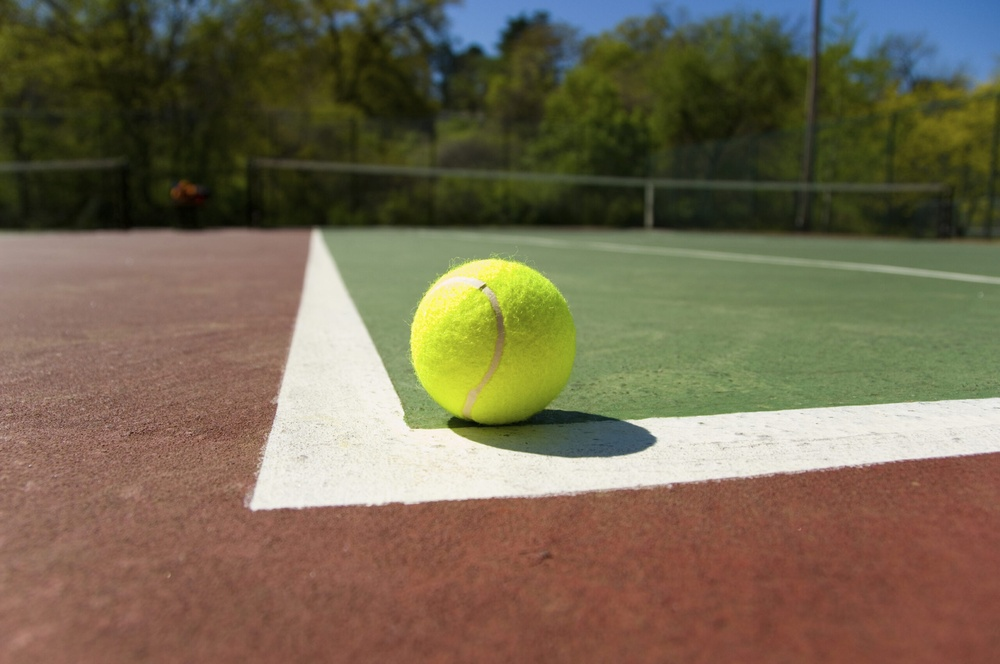
#> input picture tennis ball.jpg, 1000 x 664 px, shrunk from 2560 x 1699 before the run, found by its file name
$ jupyter execute 'Assignment1_Samanyu Arora.ipynb'
#> lines starting #> are read from the running program, lines starting #| are printed output that depends on the picture; after the words box and inside, x2 and y2 are one past the last pixel; in counts of white or black regions, pixels touching at a corner belong together
[cell 1]
import cv2
import numpy as np

[cell 2]
from google.colab import drive
drive.mount('/content/drive')

[cell 3]
import cv2
import numpy as np
from google.colab.patches import cv2_imshow

def detect_tennis_ball(image_path):
    # Load the image
#> called with image_path = '/content/tennis ball.jpg'
    image = cv2.imread(image_path)
#> image is the input picture: shape (664, 1000, 3); mean B, G, R 80.4, 103.8, 115.1
    if image is None:
        raise ValueError("Image not found or unable to load.")

    # Convert to grayscale
    gray = cv2.cvtColor(image, cv2.COLOR_BGR2GRAY)
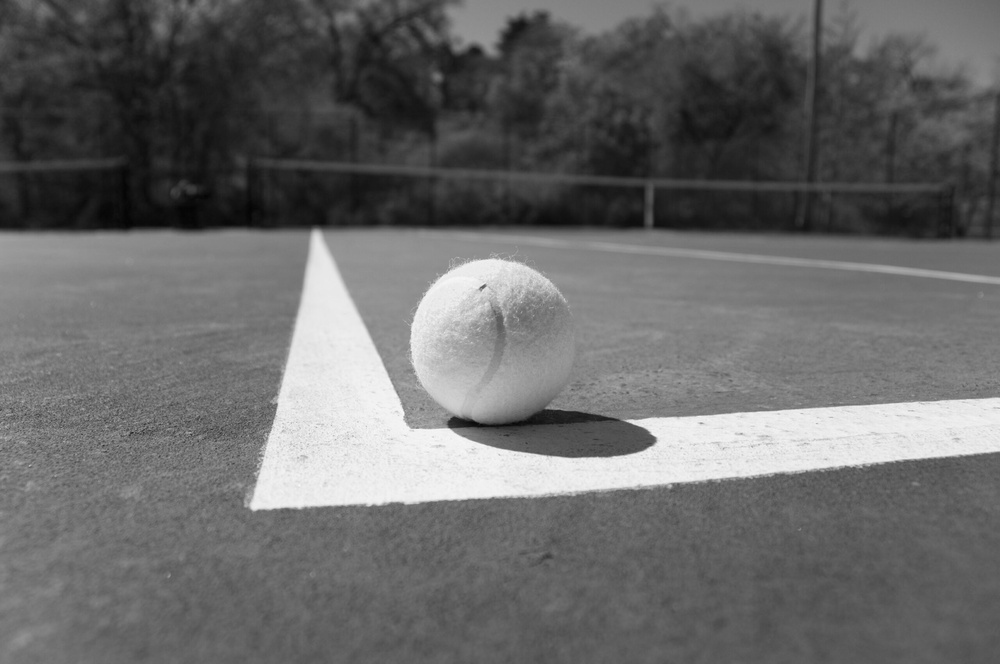
#> gray: shape (664, 1000); min 4, max 249, mean 104.5

    # Apply histogram equalization to improve contrast
    gray = cv2.equalizeHist(gray)
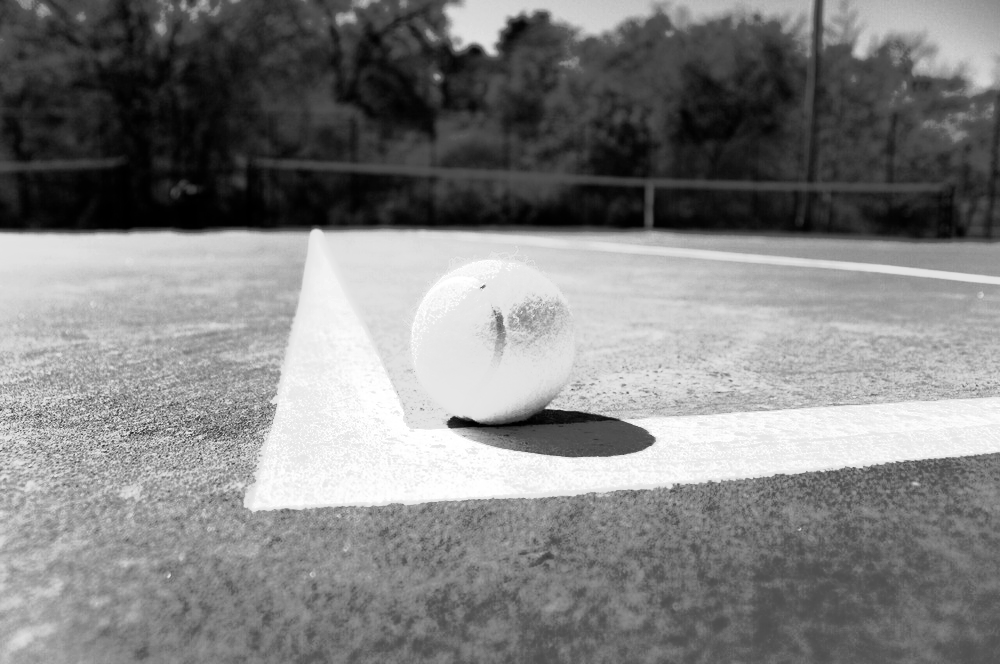
#> gray: shape (664, 1000); min 0, max 255, mean 128.4

    # Apply Gaussian blur to reduce noise and improve edge detection
    blurred = cv2.GaussianBlur(gray, (11, 11), 2)

    # Apply Canny edge detection
    edges = cv2.Canny(blurred, 30, 150)
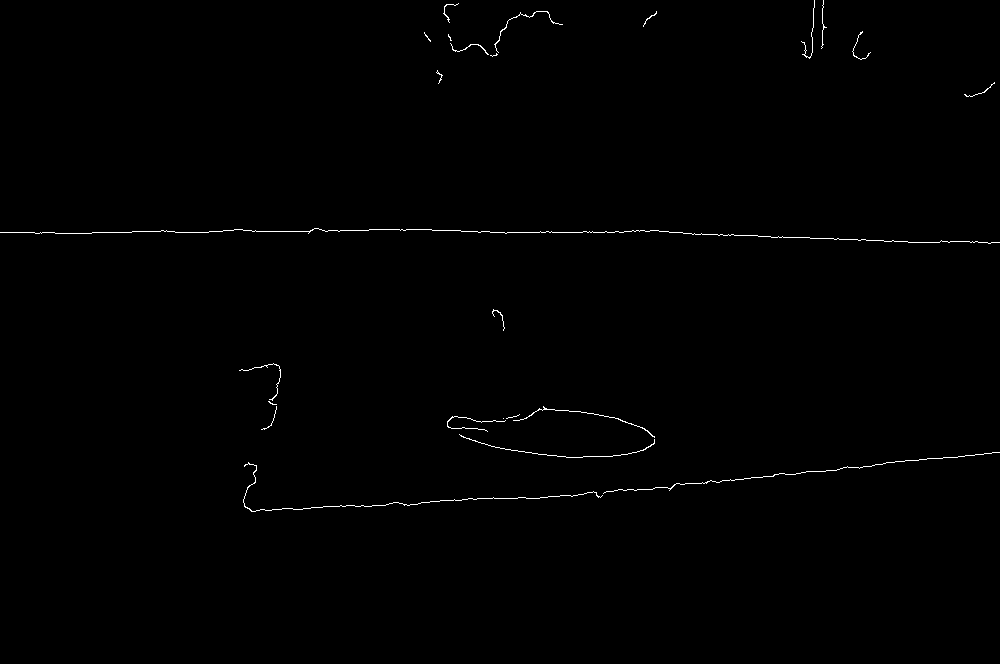
#> edges: shape (664, 1000); 0.46% white in thin lines or dots, all inside (x1, y1, x2, y2) = (0, 0, 1000, 512)

    # Apply Hough Circle Transform to find circles
    circles = cv2.HoughCircles(
        edges,
        cv2.HOUGH_GRADIENT, dp=1.2, minDist=50,
        param1=100, param2=30,
        minRadius=10, maxRadius=100
    )
#> circles = None

    # If some circles are detected, let's draw them
    if circles is not None:
        circles = np.uint16(np.around(circles))
        for i in circles[0, :]:
            # Draw the outer circle
            cv2.circle(image, (i[0], i[1]), i[2], (0, 255, 0), 4)
            # Draw the center of the circle
            cv2.circle(image, (i[0], i[1]), 2, (0, 0, 255), 3)

    # Display the result
    cv2_imshow(image)

# testing
detect_tennis_ball('/content/tennis ball.jpg')
